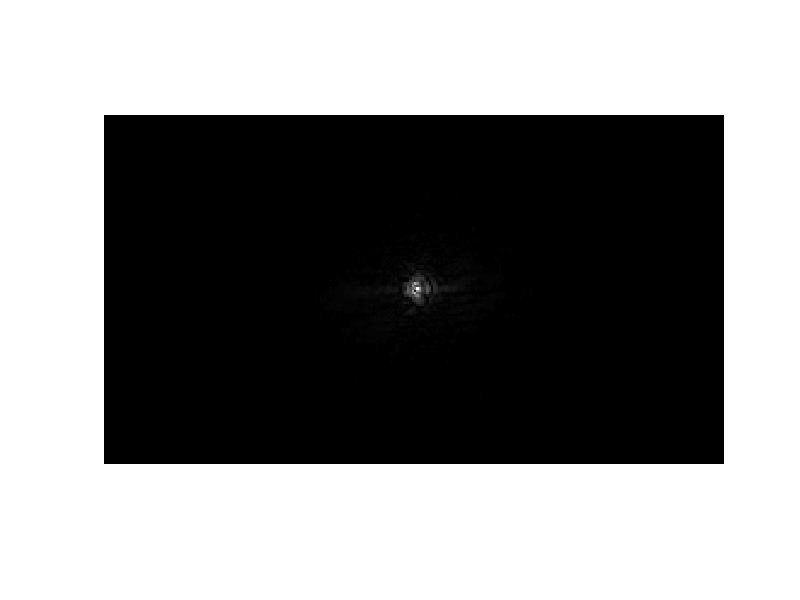

MATLAB code for this plot:
fo = fopen('coilim_k.dat','r');
fr = fread(fo,'float');
dr = fr(1:2:end,1);
di = fr(2:2:end,1);
d = complex(dr,di);
kspace = reshape(d,144,256,8);
kspace = kspace(:,:,1);
img = fftshift(ifft2(ifftshift(kspace)));
phase = angle(img);
imshow(rot90(phase,3),[]);
imshow(abs(kspace),[]);


a = ifft2(kspace);
